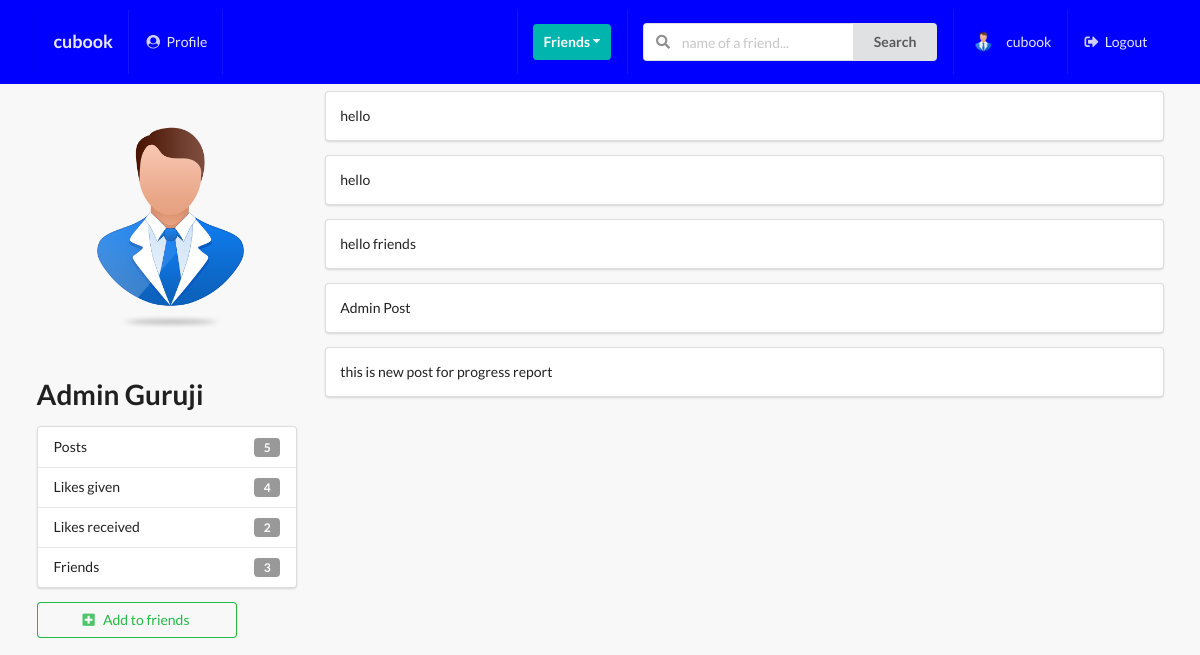
The app's page /profiles/admin-guruji/ (signed in) with its own data.
### profiles/models.py (models this page shows, shortened)
class Profile(models.Model):
    first_name = models.CharField(max_length=200, blank=True)
    last_name = models.CharField(max_length=200, blank=True)
    user = models.OneToOneField(User, on_delete=models.CASCADE)
    bio = models.TextField(default="User has no bio ", max_length=300)
    email = models.EmailField(max_length=200, blank=True)
    country = models.CharField(max_length=200, blank=True)
    avatar = models.ImageField(default='avatar.png', upload_to='avatars/')
    friends = models.ManyToManyField(User, blank=True, related_name='friends')
    slug = models.SlugField(unique=True, blank=True)
    updated = models.DateTimeField(auto_now=True)
    created = models.DateTimeField(auto_now_add=True)
    objects = ProfileManager()
    def get_friends_no(self):
        return self.friends.all().count()
    def get_posts_no(self):
        return self.posts.all().count()
    def get_all_authors_posts(self):
        return self.posts.all()
    def get_likes_given_no(self):
        likes = self.like_set.all()
        total_liked = 0
        for item in likes:
            if item.value=='Like':
                total_liked += 1
        return total_liked
    def get_likes_recieved_no(self):
        posts = self.posts.all()
        total_liked = 0
        for item in posts:
            total_liked += item.liked.all().count()
        return total_liked
    __initial_first_name = None
    __initial_last_name = None
    def __init__(self, *args, **kwargs):
        super().__init__(*args, **kwargs)
        self.__initial_first_name = self.first_name
        self.__initial_last_name = self.last_name

### posts/models.py (models this page shows, shortened)
class Like(models.Model):
    user = models.ForeignKey(Profile, on_delete=models.CASCADE)
    post = models.ForeignKey(Post, on_delete=models.CASCADE)
    value = models.CharField(choices=LIKE_CHOICES, max_length=8)
    updated = models.DateTimeField(auto_now=True)
    created = models.DateTimeField(auto_now_add=True)

class Post(models.Model):
    content = models.TextField()
    image = models.ImageField(upload_to='posts',validators=[FileExtensionValidator(['png','jpg','jpeg','gif'])], blank=True)
    liked = models.ManyToManyField(Profile,blank = True,related_name = 'likes')
    updated = models.DateTimeField(auto_now = True)
    created = models.DateTimeField(auto_now_add = True)
    author = models.ForeignKey(Profile, on_delete = models.CASCADE,related_name='posts')
    class Meta:
        ordering = ('-created',)

### profiles/views.py (the view)
# urls.py: path('<slug>/',ProfileDetailView.as_view(),name='profile-detail-view'),
class ProfileDetailView(LoginRequiredMixin, DetailView):
    model = Profile
    template_name = 'profiles/detail.html'
    def get_context_data(self, **kwargs):
        context = super().get_context_data(**kwargs)
        user = User.objects.get(username__iexact=self.request.user)
        profile = Profile.objects.get(user=user)
        rel_r = Relationship.objects.filter(sender=profile)
        rel_s = Relationship.objects.filter(receiver=profile)
        rel_receiver = []
        rel_sender = []
        for item in rel_r:
            rel_receiver.append(item.receiver.user)
        for item in rel_s:
            rel_sender.append(item.sender.user)
        context["rel_receiver"] = rel_receiver
        context["rel_sender"] = rel_sender
        context['posts'] = self.get_object().get_all_authors_posts()
        context['len_posts'] = True if len(self.get_object().get_all_authors_posts()) > 0 else False
        return context

### profiles/context_processors.py (called while the page is built)
def profile_pic(request):
    if request.user.is_authenticated:
        profile_obj = Profile.objects.get(user=request.user)
        pic = profile_obj.avatar
        return {'picture': pic}
    return{}

def invitations_received_no(request):
    if request.user.is_authenticated:
        profile_obj = Profile.objects.get(user=request.user)
        qs_count = Relationship.objects.invitations_received(profile_obj).count()
        return {'invites_num': qs_count}
    return{}

### profiles/models.py (called while the page is built)
    def invitations_received(self, receiver):
        qs = Relationship.objects.filter(receiver=receiver, status='send')
        return qs

### profiles/templates/profiles/detail.html (shortened to what this page needs)
{% extends 'base.html' %}
{% block content %}
<div class="ui grid">
    <br>
    <div class="row">
        <div class="four wide column">
            <img class="ui medium rounded image" src={{object.avatar.url}}>
            <h1>{{object.first_name}}  {{object.last_name}}</h1>
            <div class="ui vertical fluid menu">
                <div class="item">
                    Posts
                    <div class="ui label">{{ object.get_posts_no }}</div>
                </div>
                <div class="item">
                    Likes given
                    <div class="ui label">{{ object.get_likes_given_no }}</div>
                </div>
                <div class="item">
                    Likes received
                    <div class="ui label">{{ object.get_likes_recieved_no }}</div>
                </div>
                <div class="item">
                    Friends
                    <div class="ui label">{{ object.get_friends_no }}</div>
                </div>
            </div>
            {% if object.user not in rel_receiver and object.user not in rel_sender %}
                <form action="{% url 'profiles:send-invite' %}" method="POST">
                    <button type="submit" class="ui positive basic button mb-5 w-big"><i class="plus square icon"></i>Add to friends</button>
                </form>
            {% endif %}
        </div>
        <div class="twelve wide column">
            {% if len_posts %}
                {% for post in posts %}
                    <div class="segment ui fluid">
                        {{post.content}}
                    </div>
                {% endfor %}
            {% else %}
                <h1>No posts of this user ...</h1>
            {% endif %}
        </div>
    </div>
</div>
{% endblock content %}

### templates/main/navbar.html (shortened to what this page needs)
{% url 'posts:main-post-view' as path_to_posts %}
{% url 'profiles:my-profile-view' as path_to_profile %}
<div class="ui inverted menu nav mb-7">
    <div class="ui container">
      <a href="{{path_to_posts}}" class="{% if request.path == path_to_posts %}  {% endif %}item">
          <h3>cubook</h3>
      </a>
      {% if request.user.is_authenticated %}
      <a href="{{path_to_profile}}" class="{% if request.path == path_to_profile %} active {% endif %}item">
         <i class="user circle icon"></i> Profile
      </a>
      {% endif %}
      <div class="right menu">
          {% if request.user.is_authenticated %}
          <div class="item">
              <div class="ui floating dropdown icon button teal"> Friends
                  <i class="dropdown icon"></i>
               </div>
          </div>
               <div class="item">
                <form action="" method="GET">
                  <div class="ui action left icon input">
                  <input class="prompt" type="text" name='q' placeholder="name of a friend...">
                  <button type='submit' class="ui button">Search</button>
                  </div>
              </form>
              </div>
              <a href="{{path_to_profile}}" class="item">
                   <img src={{picture.url}} class="ui avatar image">&nbsp;
                   {{ request.user }}
              </a>
              <a href="{% url 'account_logout' %}" class="ui item">
                 <i class="sign out alternate icon"></i> Logout
              </a>
          {% else %}
          <a href="{% url 'account_login' %}" class="ui item">
                 <i class="sign in alternate icon"></i> Login
              </a>
          {% endif %}
      </div>
    </div>
  </div>

### static_project/style.css (style rules this page uses)
body { background: #f8f8f8 !important; }
.nav { border-radius: 0px !important; padding: 10px 0 10px 0 !important; background-color: #0000ff !important; }
.mb-7 { margin-bottom: 7px !important; }
.mb-5 { margin-bottom: 5px !important; }
.w-big { width: 200px !important; }

### records on screen
Profile: avatar (placeholder picture), first_name "Admin", last_name "Guruji", get_posts_no "5", get_likes_given_no "4", get_likes_recieved_no "2", get_friends_no "3"
Post: content "hello"
Post: content "hello"
Post: content "hello friends"
Post: content "Admin Post"
Post: content "this is new post for progress report"

### other values on screen
{{ request.user }} "cubook"
